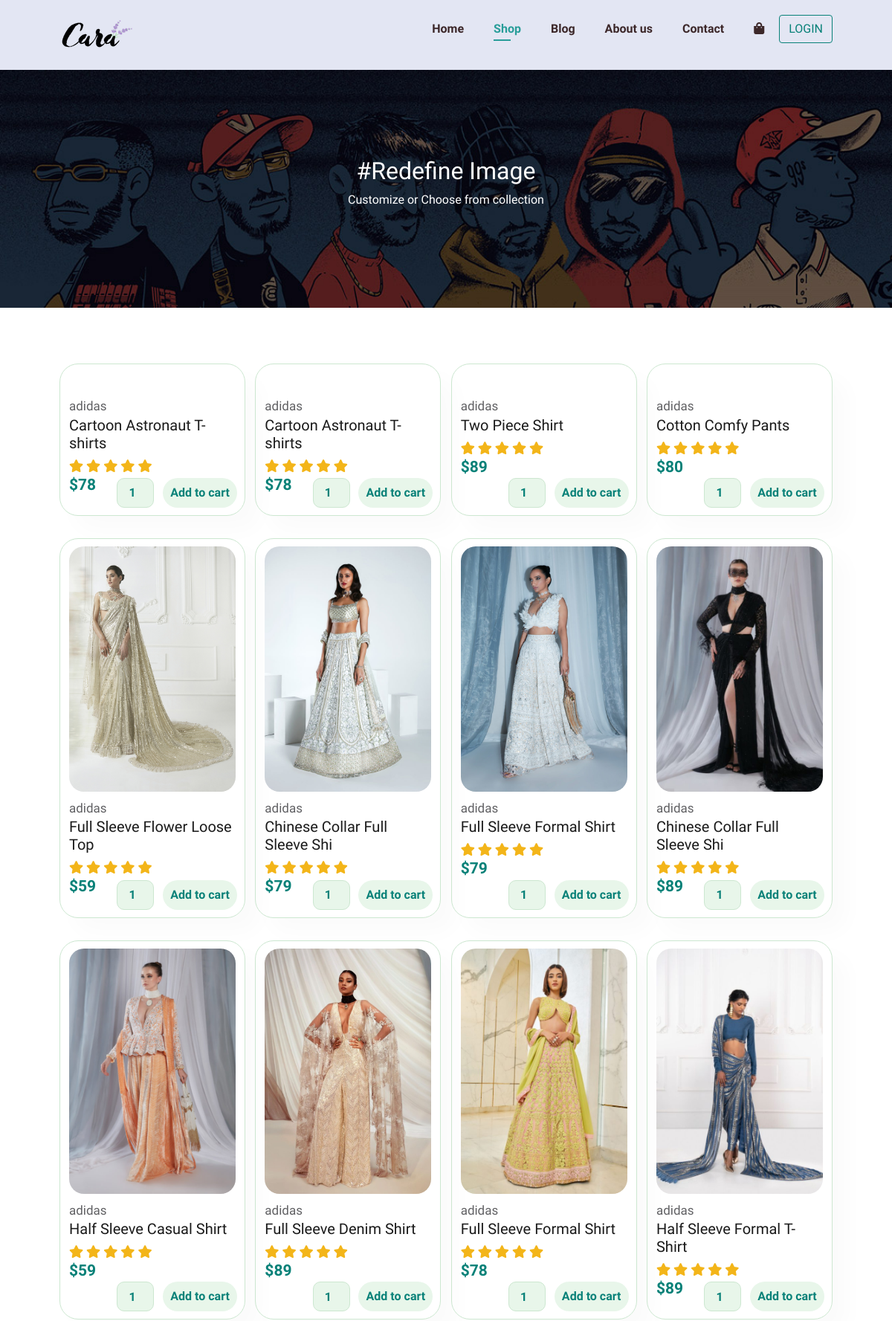
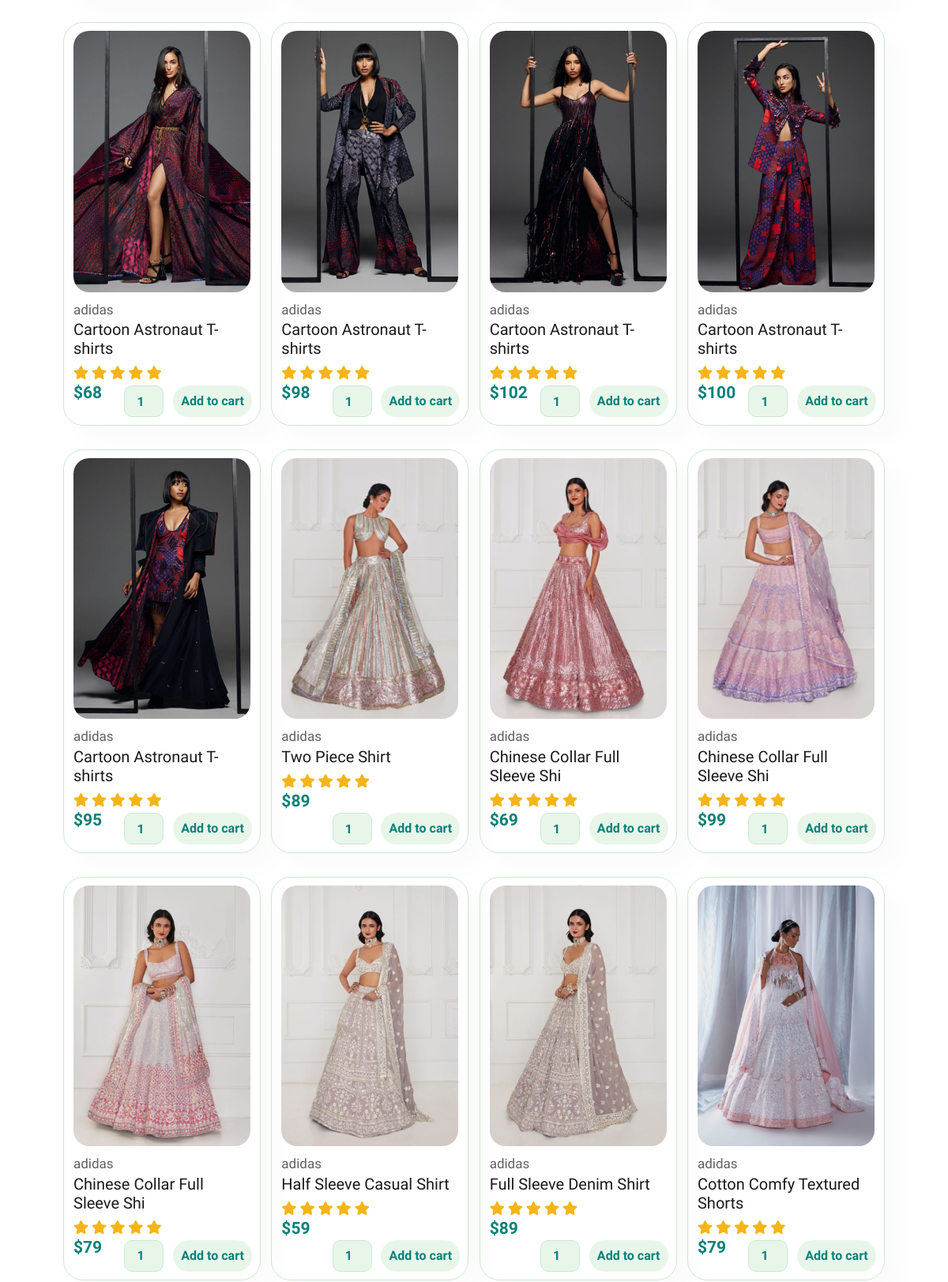
The page /shop.php (upper part) on the database its author committed (2 pictures, top to bottom).
### tables this page shows
CREATE TABLE `product` (
  `id` int(11) NOT NULL,
  `pname` varchar(255) DEFAULT NULL,
  `image` varchar(255) DEFAULT NULL,
  `price` double DEFAULT NULL,
  `brandname` varchar(20) NOT NULL
);

### shop.php (the view, shortened to what this page needs)
<?php
$database_name = "Product_details";
$con = mysqli_connect("localhost", "root", "", $database_name);
?>
<!DOCTYPE html>
<html lang="en">
<head>
    <link rel="stylesheet" href="https://use.fontawesome.com/releases/v5.15.4/css/all.css" />
    <link rel="stylesheet" href="Style.css">
    <link href="https://cdn.jsdelivr.net/npm/bootstrap@5.0.2/dist/css/bootstrap.min.css" rel="stylesheet">
</head>
<body>
    <section id="header" class="flex ">
        <a href="#"><img src="img/logo.png" alt=""></a>
        <div>
            <ul id="navbar">
                <li><a href="index.php">Home</a></li>
                <li><a class="active" href="shop.php">Shop</a></li>
                <li><a href="blog.php">Blog</a></li>
                <li><a href="aboutus.php">About us</a></li>
                <li><a href="contact.php">Contact</a></li>
                <li id="lg-bag"><a href="cart.php"><i class="fa fa-shopping-bag" aria-hidden="true"></i></a></li>
                <?php
                if (isset($_SESSION['loggedin'])) {
                    echo "   <div class='btn-group' role='group'>
                    <button id='btnGroupDrop1' type='button' class='btn btn-outline-primary xyz dropdown-toggle' data-bs-toggle='dropdown' aria-expanded='false'>
                    " . $_SESSION['firstname'] .
                        "
                    </button>
                    <ul class='dropdown-menu' aria-labelledby='btnGroupDrop1'>
                        <li><a class='dropdown-item' href='logout.php'>LOGOUT</a></li>
                    </ul>
                    </div>";
                } else {
                    echo "  <a href='login/login1.php'><button type='button' class='btn btn-outline-primary xyz' >LOGIN</button></a>";
                }
                ?>
            </ul>
        </div>
    </section>
    <section id="page-header">
        <h2>#Redefine Image</h2>
        <p>Customize or Choose from collection</p>
    </section>
    <section id="product1" class="section-p1">
        <div class="pro-container">
        <?php
            $query = "SELECT * FROM product ORDER BY id ASC ";
            $result = mysqli_query($con, $query);
            if (mysqli_num_rows($result) > 0) {
                while ($row = mysqli_fetch_array($result) ) {
            ?>
                    <div class="pro">
                        <form method="post" action="cart.php?action=add&id=<?php echo $row["id"]; ?>">
                           <a href="sproduct.php?id1=<?php echo $row["id"]; ?>"><img src="<?php echo $row["image"]; ?>" alt=""></a>
                            <div class="des">
                                <span>adidas</span>
                                <h5><?php echo $row["pname"]; ?></h5>
                                <div class="star">
                                    <i class="fas fa-star"></i>
                                    <i class="fas fa-star"></i>
                                    <i class="fas fa-star"></i>
                                    <i class="fas fa-star"></i>
                                    <i class="fas fa-star"></i>
                                </div>
                                <h4>$<?php echo $row["price"]; ?></h4>
                                <input type="number" name="quantity" class="tag" value="1">
                                <input type="submit" name="add" class="cart" value="Add to cart">
                            </div>
                        </form>
                    </div>
            <?php
                }
            }
            ?>
        </div>
    </section>
</body>
</html>

### Style.css (style rules this page uses)
* { margin: 0; padding: 0; box-sizing: border-box; font-family: 'Baloo Bhai 2', cursive; }
h2 { font-size: 46px; line-height: 54px; color: #222; }
h4 { font-size: 20px; color: #222; }
p { font-size: 16px; color: #465b52; margin: 15px 0 20px 0 ; }
.section-p1 { padding: 40px 80px; }
body { width: 100%; }
#header { display: flex; align-items:center ; justify-content: space-between; padding: 20px 80px; background: #E3E6F3; box-shadow: 0 5px 15px rgba(0, 0, 0, 0.06); z-index: 999; position: sticky; top: 0; left: 0; }
#navbar { display: flex; justify-content: center; align-items: center; }
#navbar li { list-style: none; padding: 0 20px; position: relative; }
#navbar li a { text-decoration: none; font-size: 16px; font-weight: 600; color: rgba(28, 3, 3, 0.845); }
#navbar li a:hover, #navbar li a.active { color: rgb(40, 157, 153); }
#navbar li a.active::after,#navbar li a:hover::after { content: ""; width: 30%; height: 2px; background: rgb(40, 157, 153); position: absolute; bottom: -4px; left: 20px; }
button.xyz { background-color: transparent; color: #088178; border-color: #088178; }
#product1 { text-align: center; }
#product1 .pro-container { display: flex; justify-content: space-between; padding-top: 20px ; flex-wrap: wrap; }
#product1 .pro { width: 23%; min-width: 250px; padding: 10px 12px; border: 1px solid #cce7d0; border-radius: 25px; cursor: pointer; box-shadow: 20px 20px 30px rgba(0, 0, 0, 0.02); margin: 15px 0; transition: 0.2s ease; position: relative; }
#product1 .pro img { width: 100%; border-radius: 20px; }
#product1 .pro .des { text-align: start; padding: 10px 0; }
#product1 .pro .des span { color: #606063; font-size: 17px; }
#product1 .pro .des h5 { color: #1a1a1a; font-size: 20px; }
#product1 .pro .des i { font-size: 17px; color: rgb(243, 181, 25); }
#product1 .pro .des h4 { font-size: 21px; font-weight: 700; color: #088178; }
#product1 .pro .des .tag { width: 50px; height: 40px; padding-left: 15px; font-size: 16px; font-weight: 600; margin-right: 10px; background-color: #e8f6ea; border: 1px solid #cce7d0; border-radius: 10px; color: #088178; position: absolute; bottom: 10px; right: 45%; }
#product1 .pro .cart { width: 100px; height: 40px; line-height: 40px; border-radius: 50px; background-color: #e8f6ea; font-weight: 600; color: #088178; border-radius: 1px solid #cce7d0; position: absolute; bottom: 10px; right: 10px; border: none; }
#page-header { background-image: url(img/banner/b1.jpg); width: 100%; height: 40vh; background-size: cover; display: flex; justify-content: center; text-align: center; flex-direction: column; padding: 14px; }
#page-header h2 { color: white; }
#page-header p { color: white; }

### rows shown on the page
product: pname "Cartoon Astronaut T-shirts", price "78"
product: pname "Cartoon Astronaut T-shirts", price "78"
product: pname "Two Piece Shirt", price "89"
product: pname "Cotton Comfy Pants", price "80"
product: shows a picture, pname "Full Sleeve Flower Loose Top", price "59"
product: shows a picture, pname "Chinese Collar Full Sleeve Shi", price "79"
product: shows a picture, pname "Full Sleeve Formal Shirt", price "79"
product: shows a picture, pname "Chinese Collar Full Sleeve Shi", price "89"
product: shows a picture, pname "Half Sleeve Casual Shirt", price "59"
product: shows a picture, pname "Full Sleeve Denim Shirt", price "89"
product: shows a picture, pname "Full Sleeve Formal Shirt", price "78"
product: shows a picture, pname "Half Sleeve Formal T-Shirt", price "89"
product: shows a picture, pname "Cartoon Astronaut T-shirts", price "68"
product: shows a picture, pname "Cartoon Astronaut T-shirts", price "98"
product: shows a picture, pname "Cartoon Astronaut T-shirts", price "102"
product: shows a picture, pname "Cartoon Astronaut T-shirts", price "100"
product: shows a picture, pname "Cartoon Astronaut T-shirts", price "95"
product: shows a picture, pname "Two Piece Shirt", price "89"
product: shows a picture, pname "Chinese Collar Full Sleeve Shi", price "69"
product: shows a picture, pname "Chinese Collar Full Sleeve Shi", price "99"
product: shows a picture, pname "Chinese Collar Full Sleeve Shi", price "79"
product: shows a picture, pname "Half Sleeve Casual Shirt", price "59"
product: shows a picture, pname "Full Sleeve Denim Shirt", price "89"
product: shows a picture, pname "Cotton Comfy Textured Shorts", price "79"
